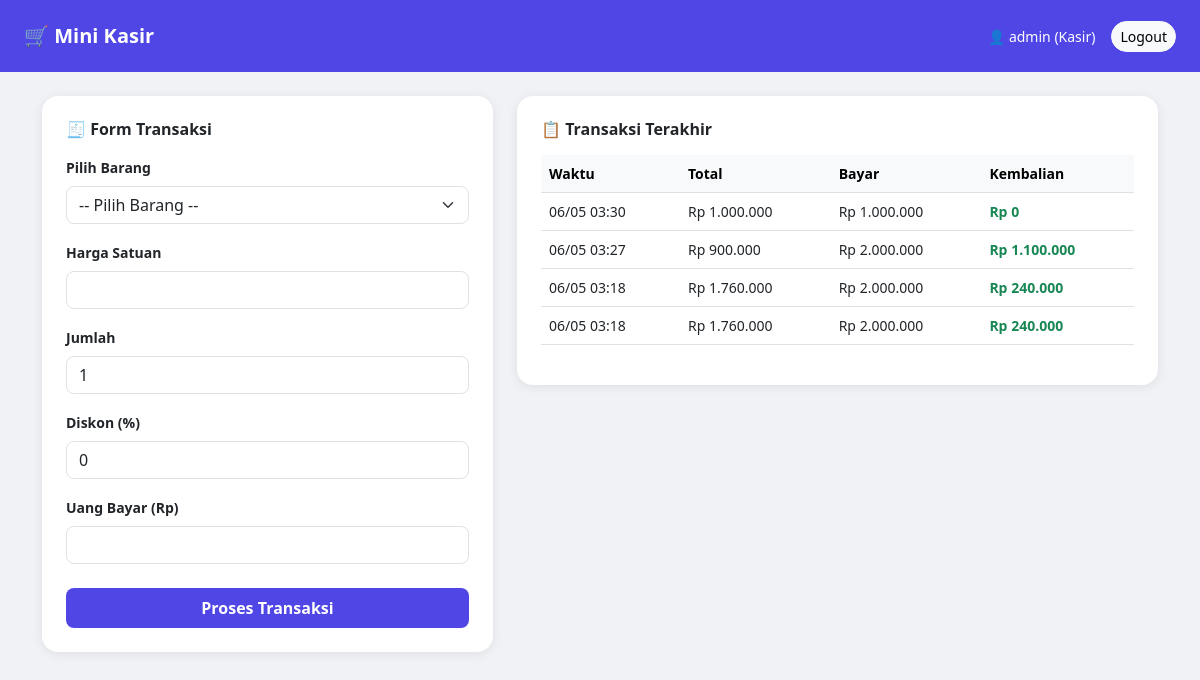
Page /kasir.php (signed in) on the committed database.
### tables this page shows
CREATE TABLE `transaksi` (
  `id_transaksi` int(11) NOT NULL,
  `tanggal` timestamp NOT NULL DEFAULT current_timestamp(),
  `total` int(11) DEFAULT NULL,
  `bayar` int(11) DEFAULT NULL,
  `kembalian` int(11) DEFAULT NULL,
  `user_id` int(11) DEFAULT NULL
);

### kasir.php (the view, shortened to what this page needs)
<?php
include "koneksi.php";
?>
<!DOCTYPE html>
<html>
<head>
    <link href="https://cdn.jsdelivr.net/npm/bootstrap@5.3.0/dist/css/bootstrap.min.css" rel="stylesheet">
</head>
<body>
    <nav class="navbar navbar-dark px-4 py-3">
        <span class="navbar-brand fw-bold">🛒 Mini Kasir</span>
        <div class="d-flex align-items-center gap-3">
            <span class="text-white small">👤 <?= $_SESSION['username'] ?> (Kasir)</span>
            <a href="logout.php" class="btn btn-light btn-sm rounded-pill">Logout</a>
        </div>
    </nav>
    <div class="container mt-4">
        <div class="row g-4">
            <div class="col-md-5">
                <div class="card p-4">
                    <h6 class="fw-bold mb-3">🧾 Form Transaksi</h6>
                    <form method="POST" action="proses_transaksi.php">
                        <div class="mb-3">
                            <label class="form-label small fw-semibold">Pilih Barang</label>
                            <select name="barang_id" class="form-select" required onchange="isiHarga(this)">
                                <option value="">-- Pilih Barang --</option>
                            </select>
                        </div>
                        <div class="mb-3">
                            <label class="form-label small fw-semibold">Harga Satuan</label>
                            <input type="number" name="harga" id="harga" class="form-control" readonly>
                        </div>
                        <div class="mb-3">
                            <label class="form-label small fw-semibold">Jumlah</label>
                            <input type="number" name="jumlah" class="form-control" min="1" value="1" required>
                        </div>
                        <div class="mb-3">
                            <label class="form-label small fw-semibold">Diskon (%)</label>
                            <input type="number" name="diskon" class="form-control" value="0" min="0" max="100">
                        </div>
                        <div class="mb-4">
                            <label class="form-label small fw-semibold">Uang Bayar (Rp)</label>
                            <input type="number" name="bayar" class="form-control" required>
                        </div>
                        <button type="submit" class="btn btn-primary w-100 py-2 fw-semibold">Proses Transaksi</button>
                    </form>
                </div>
            </div>
            <div class="col-md-7">
                <div class="card p-4">
                    <h6 class="fw-bold mb-3">📋 Transaksi Terakhir</h6>
                    <table class="table table-hover align-middle small">
                        <thead class="table-light">
                            <tr>
                                <th>Waktu</th>
                                <th>Total</th>
                                <th>Bayar</th>
                                <th>Kembalian</th>
                            </tr>
                        </thead>
                        <tbody>
                        <?php
                        $trx = mysqli_query($conn, "SELECT * FROM transaksi ORDER BY tanggal DESC LIMIT 5");
                        while ($t = mysqli_fetch_array($trx)):
                        ?>
                            <tr>
                                <td><?= date('d/m H:i', strtotime($t['tanggal'])) ?></td>
                                <td>Rp <?= number_format($t['total'],0,',','.') ?></td>
                                <td>Rp <?= number_format($t['bayar'],0,',','.') ?></td>
                                <td class="text-success fw-semibold">Rp <?= number_format($t['kembalian'],0,',','.') ?></td>
                            </tr>
                        <?php endwhile; ?>
                        </tbody>
                    </table>
                </div>
            </div>
        </div>
    </div>
</body>
</html>

### kasir.php (style rules this page uses)
body { background: #f0f2f5; }
.navbar { background: #4f46e5 !important; }
.card { border-radius: 16px; border: none; box-shadow: 0 2px 12px rgba(0,0,0,0.08); }
.btn-primary { background: #4f46e5; border: none; }
.form-control, .form-select, .btn { border-radius: 8px; }

### rows in the picture
transaksi: tanggal "06/05 03:30", total "1.000.000", bayar "1.000.000", kembalian "0"
transaksi: tanggal "06/05 03:27", total "900.000", bayar "2.000.000", kembalian "1.100.000"
transaksi: tanggal "06/05 03:18", total "1.760.000", bayar "2.000.000", kembalian "240.000"
transaksi: tanggal "06/05 03:18", total "1.760.000", bayar "2.000.000", kembalian "240.000"

### other values in the picture
$_SESSION['username'] "admin"
